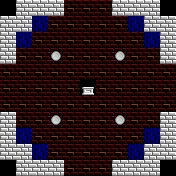

A 2D game scene composited from a Tiled map and its tileset images. What follows is a short description and the map's XML, with each tile layer's data collapsed to a summary:
An orthogonal 11x11 tile map with 16x16 px tiles, 16 tile layers (SHAME-1, SHAME-2, SHAME-3, SHAME-4, ...) and 90 objects.

<map version="1.5" tiledversion="1.6.0" orientation="orthogonal" renderorder="right-down" width="11" height="11" tilewidth="16" tileheight="16" infinite="0" nextlayerid="2" nextobjectid="1">
 <tileset firstgid="1" source="tiles.tsx" />
 <layer id="1" name="SHAME-1" width="11" height="11">
  <data>[121 cells, 121 non-empty, 6 distinct tile ids]</data>
 </layer>
 <layer id="2" name="SHAME-2" width="11" height="11">
  <data>[121 cells, 121 non-empty, 7 distinct tile ids]</data>
 </layer>
 <objectgroup id="2" name="objects-2">
  <object id="1" gid="145" x="144" y="64" width="16" height="16" />
  <object id="2" gid="145" x="144" y="80" width="16" height="16" />
  <object id="3" gid="145" x="128" y="80" width="16" height="16" />
  <object id="4" gid="145" x="112" y="80" width="16" height="16" />
  <object id="5" gid="145" x="112" y="48" width="16" height="16" />
  <object id="6" gid="145" x="112" y="64" width="16" height="16" />
  <object id="7" gid="145" x="128" y="48" width="16" height="16" />
  <object id="8" gid="137" x="160" y="112" width="16" height="16" />
  <object id="9" gid="137" x="64" y="16" width="16" height="16" />
 </objectgroup>
 <layer id="3" name="SHAME-3" width="11" height="11">
  <data>[121 cells, 121 non-empty, 3 distinct tile ids]</data>
 </layer>
 <objectgroup id="3" name="objects-3">
  <object id="1" gid="143" x="16" y="80" width="16" height="16" />
  <object id="2" gid="135" x="144" y="112" width="16" height="16" />
  <object id="3" gid="157" x="80" y="96" width="16" height="16" />
 </objectgroup>
 <layer id="4" name="SHAME-4" width="11" height="11">
  <data>[121 cells, 121 non-empty, 6 distinct tile ids]</data>
 </layer>
 <objectgroup id="4" name="objects-4">
  <object id="1" gid="217" x="80" y="160" width="16" height="16" />
  <object id="2" gid="217" x="96" y="144" width="16" height="16" />
  <object id="3" gid="135" x="0" y="128" width="16" height="16" />
  <object id="4" gid="137" x="0" y="96" width="16" height="16" />
 </objectgroup>
 <layer id="5" name="SHAME-5" width="11" height="11">
  <data>[121 cells, 121 non-empty, 7 distinct tile ids]</data>
 </layer>
 <layer id="6" name="SHAME-6" width="11" height="11">
  <data>[121 cells, 121 non-empty, 3 distinct tile ids]</data>
 </layer>
 <objectgroup id="6" name="objects-6">
  <object id="1" gid="161" x="64" y="48" width="16" height="16" />
  <object id="2" gid="161" x="80" y="64" width="16" height="16" />
  <object id="3" gid="161" x="96" y="48" width="16" height="16" />
  <object id="4" gid="161" x="112" y="32" width="16" height="16" />
  <object id="5" gid="161" x="80" y="32" width="16" height="16" />
  <object id="6" gid="161" x="48" y="32" width="16" height="16" />
  <object id="7" gid="161" x="128" y="160" width="16" height="16" />
  <object id="8" gid="161" x="144" y="160" width="16" height="16" />
  <object id="9" gid="161" x="144" y="144" width="16" height="16" />
  <object id="10" gid="161" x="128" y="144" width="16" height="16" />
  <object id="11" gid="161" x="128" y="128" width="16" height="16" />
  <object id="12" gid="161" x="32" y="160" width="16" height="16" />
  <object id="13" gid="161" x="32" y="128" width="16" height="16" />
  <object id="14" gid="161" x="32" y="144" width="16" height="16" />
  <object id="15" gid="161" x="16" y="144" width="16" height="16" />
  <object id="16" gid="161" x="16" y="160" width="16" height="16" />
 </objectgroup>
 <layer id="7" name="SHAME-7" width="11" height="11">
  <data>[121 cells, 121 non-empty, 6 distinct tile ids]</data>
 </layer>
 <objectgroup id="7" name="objects-7">
  <object id="1" gid="237" x="128" y="128" width="16" height="16" />
  <object id="2" gid="237" x="32" y="96" width="16" height="16" />
  <object id="3" gid="237" x="112" y="64" width="16" height="16" />
  <object id="4" gid="237" x="48" y="64" width="16" height="16" />
  <object id="5" gid="173" x="48" y="32" width="16" height="16" />
  <object id="6" gid="173" x="112" y="32" width="16" height="16" />
  <object id="7" gid="173" x="96" y="32" width="16" height="16" />
  <object id="8" gid="173" x="64" y="32" width="16" height="16" />
 </objectgroup>
 <layer id="8" name="SHAME-8" width="11" height="11">
  <data>[121 cells, 121 non-empty, 5 distinct tile ids]</data>
 </layer>
 <objectgroup id="8" name="objects-8">
  <object id="1" gid="213" x="80" y="48" width="16" height="16" />
  <object id="2" gid="213" x="64" y="48" width="16" height="16" />
  <object id="3" gid="213" x="48" y="48" width="16" height="16" />
  <object id="4" gid="213" x="80" y="144" width="16" height="16" />
  <object id="5" gid="213" x="96" y="144" width="16" height="16" />
  <object id="6" gid="213" x="112" y="144" width="16" height="16" />
  <object id="7" gid="177" x="96" y="160" width="16" height="16" />
  <object id="8" gid="177" x="64" y="32" width="16" height="16" />
 </objectgroup>
 <layer id="9" name="SHAME-9" width="11" height="11">
  <data>[121 cells, 121 non-empty, 3 distinct tile ids]</data>
 </layer>
 <objectgroup id="9" name="objects-9">
  <object id="1" gid="221" x="96" y="144" width="16" height="16" />
  <object id="2" gid="221" x="80" y="160" width="16" height="16" />
  <object id="3" gid="221" x="64" y="144" width="16" height="16" />
  <object id="4" gid="221" x="48" y="160" width="16" height="16" />
  <object id="5" gid="221" x="32" y="144" width="16" height="16" />
  <object id="6" gid="221" x="96" y="48" width="16" height="16" />
  <object id="7" gid="221" x="80" y="32" width="16" height="16" />
  <object id="8" gid="221" x="64" y="48" width="16" height="16" />
  <object id="9" gid="221" x="48" y="32" width="16" height="16" />
  <object id="10" gid="221" x="32" y="48" width="16" height="16" />
  <object id="11" gid="221" x="128" y="96" width="16" height="16" />
  <object id="12" gid="221" x="112" y="112" width="16" height="16" />
  <object id="13" gid="221" x="112" y="80" width="16" height="16" />
  <object id="14" gid="221" x="96" y="96" width="16" height="16" />
  <object id="15" gid="221" x="80" y="112" width="16" height="16" />
  <object id="16" gid="221" x="80" y="80" width="16" height="16" />
 </objectgroup>
 <layer id="10" name="SHAME-10" width="11" height="11">
  <data>[121 cells, 121 non-empty, 4 distinct tile ids]</data>
 </layer>
 <objectgroup id="10" name="objects-10">
  <object id="1" gid="253" x="80" y="96" width="16" height="16" />
 </objectgroup>
 <layer id="11" name="SHAME-11" width="11" height="11">
  <data>[121 cells, 121 non-empty, 14 distinct tile ids]</data>
 </layer>
 <layer id="12" name="SHAME-12" width="11" height="11">
  <data>[121 cells, 121 non-empty, 4 distinct tile ids]</data>
 </layer>
 <layer id="13" name="SHAME-13" width="11" height="11">
  <data>[121 cells, 121 non-empty, 4 distinct tile ids]</data>
 </layer>
 <objectgroup id="13" name="objects-13">
  <object id="1" gid="249" x="128" y="48" width="16" height="16" />
  <object id="2" gid="249" x="144" y="96" width="16" height="16" />
  <object id="3" gid="249" x="80" y="80" width="16" height="16" />
  <object id="4" gid="249" x="112" y="80" width="16" height="16" />
 </objectgroup>
 <layer id="14" name="SHAME-14" width="11" height="11">
  <data>[121 cells, 121 non-empty, 5 distinct tile ids]</data>
 </layer>
 <objectgroup id="14" name="objects-14">
  <object id="1" gid="201" x="96" y="96" width="16" height="16" />
  <object id="2" gid="201" x="128" y="80" width="16" height="16" />
  <object id="3" gid="201" x="80" y="32" width="16" height="16" />
  </objectgroup>
 <layer id="15" name="SHAME-15" width="11" height="11">
  <data>[121 cells, 121 non-empty, 4 distinct tile ids]</data>
 </layer>
 <objectgroup id="15" name="objects-15">
  <!-- 12 objects omitted --></objectgroup>
 <layer id="16" name="SHAME-16" width="11" height="11">
  <data>[121 cells, 121 non-empty, 6 distinct tile ids]</data>
 </layer>
 <objectgroup id="16" name="objects-16">
  <!-- 2 objects omitted --></objectgroup>
</map>
<!-- 18 of 90 objects omitted -->